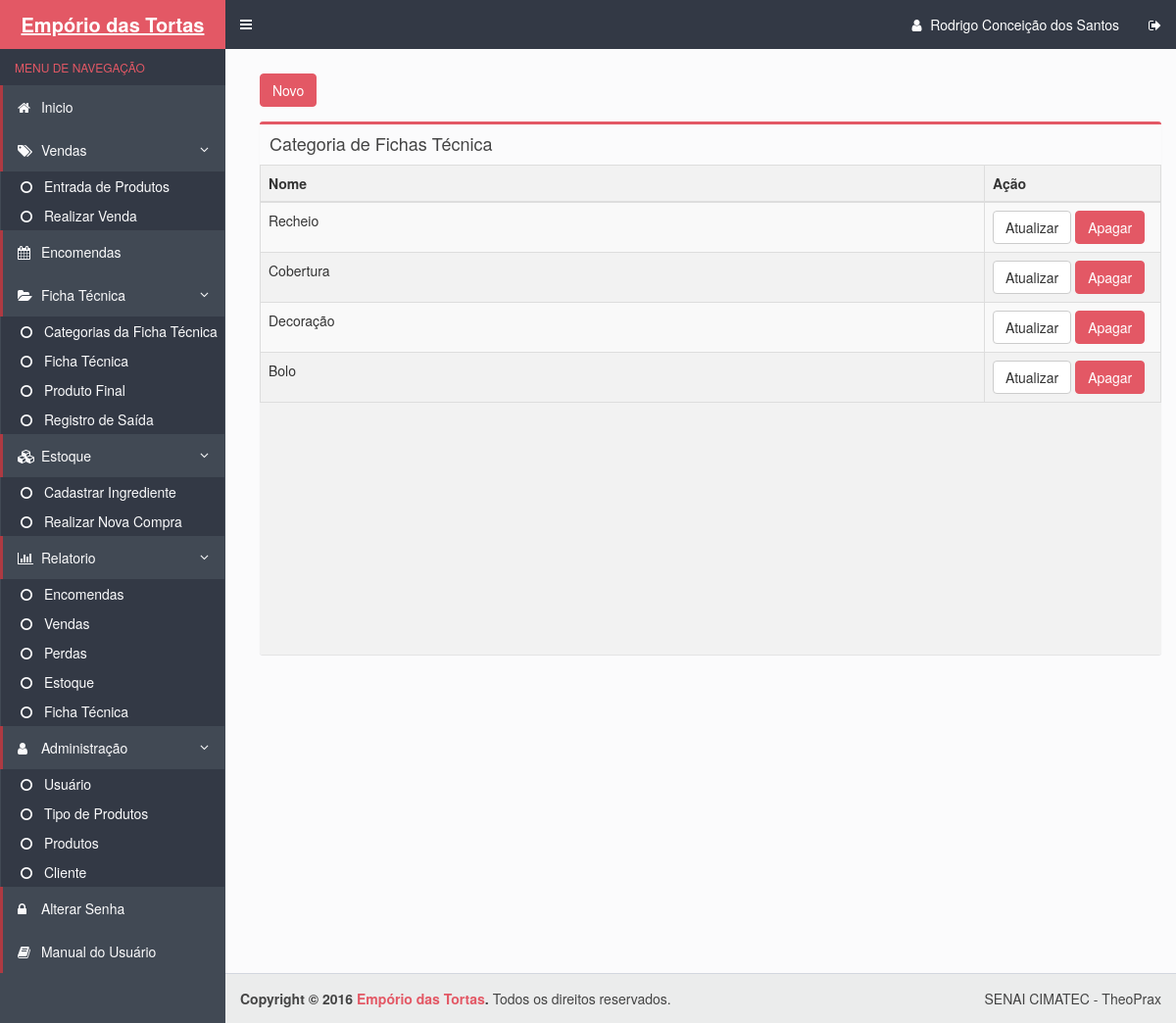
The app's page /categoria_ficha_tecnica.php (signed in) with its own data.
### tables this page shows
CREATE TABLE IF NOT EXISTS `categoriafichatecnica` (
  `codigo` int(11) NOT NULL AUTO_INCREMENT,
  `nome` varchar(65) NOT NULL,
  PRIMARY KEY (`codigo`)
);

### categoria_ficha_tecnica.php (the view, shortened to what this page needs)
<!DOCTYPE html>
<html>
  <head>
    <link rel="stylesheet" href="bootstrap/css/bootstrap.min.css">
    <link rel="stylesheet" href="bootstrap/css/bootstrap.css">
    <link rel="stylesheet" href="https://maxcdn.bootstrapcdn.com/font-awesome/4.4.0/css/font-awesome.min.css">
    <link rel="stylesheet" href="https://code.ionicframework.com/ionicons/2.0.1/css/ionicons.min.css">
    <link rel="stylesheet" href="dist/css/AdminLTE.css">
    <link rel="stylesheet" href="dist/css/skins/skin-blue.css">
  </head>
  <body class="hold-transition skin-blue sidebar-mini">
    <div class="wrapper">
      <?php include_once("includes/header.php") ?>
      <?php include_once("includes/menu.php") ?>
      <div class="content-wrapper">
        <section class="content">
        <div class="row">
            <div class="col-xs-12">
         <a class="btn btn-danger" href="forms/cadastrar_categoria_ficha_tecnica.php">Novo</a>
          <section class="content-header">
          </section>
              <div class="box">
                <div class="box-header">
                  <h3 class="box-title">Categoria de Fichas Técnica</h3>
                </div>
                <div class="box-body table-responsive no-padding" id="scroll">
                  <table id="example" class="views-table cols-6 table table-striped table-bordered">
         <thead>
      <tr>
                  <th class="views-field views-field-id">
            Nome          </th>
                  <th class="views-field views-field-field-nome">
            Ação         </th>
    </thead>
    <tbody>
      <?php
      $pdo = Database::connect();
      $sql = "SELECT * from categoriafichatecnica"
      ;
      foreach ($pdo->query($sql) as $row) {
        echo '<tr>';
        echo '<td>'. $row['nome'] . '</td>';
        echo '<td width=180>';
        echo '<a class="btn btn-default" href="forms/Atualizar_categoria_ficha_tecnica.php?id='.$row['codigo'].'">Atualizar</a>';
        echo '<a class="btn btn-danger" href="DAO/Excluir_categoria_ficha_tecnica_DAO.php?id='.$row['codigo'].'">Apagar</a>';
        echo '</td>';
        echo '</tr>';
      }
      ?>
    </tbody>
</table>
                </div>
              </div>
            </div>
          </div>
        </section>
      </div>
      <?php include_once("includes/footer.php") ?>
  <link rel="stylesheet" type="text/css" href="css/bootstrap.css">
    <link rel="stylesheet" type="text/css" href="css/dataTables.bootstrap.min.css">
  </body>
</html>

### records on screen
categoriafichatecnica: nome "Recheio"
categoriafichatecnica: nome "Cobertura"
categoriafichatecnica: nome "Decoração"
categoriafichatecnica: nome "Bolo"

### other values on screen
$_SESSION['UsuarioNome'] "Rodrigo Conceição dos Santos"
